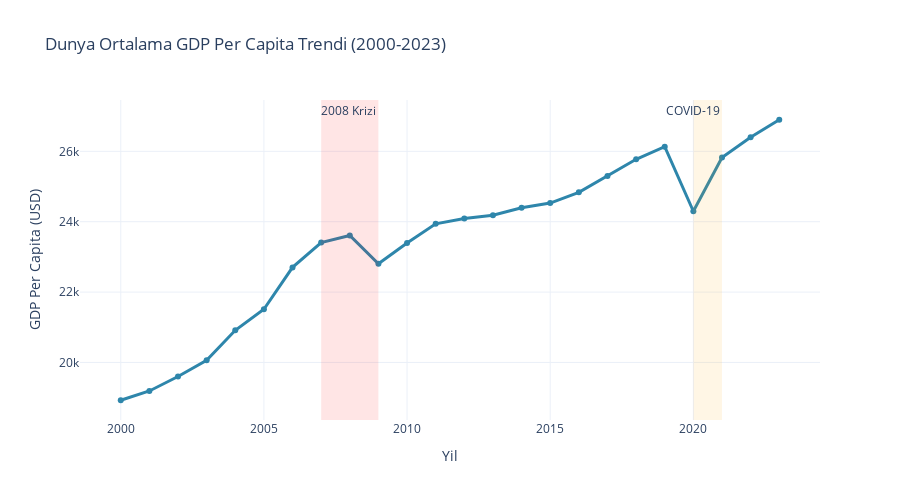

Notebook code for this chart:
### Code cell
# Dunya ortalamasini hesapla (2000 sonrasi icin)
df_2000_plus = df[df['Year'] >= 2000].copy()
world_avg_by_year = df_2000_plus.groupby('Year')[gdp_column].mean().reset_index()
world_avg_by_year.columns = ['Year', 'World_Average_GDP']

# Interactive line plot
fig = go.Figure()

fig.add_trace(go.Scatter(
    x=world_avg_by_year['Year'],
    y=world_avg_by_year['World_Average_GDP'],
    mode='lines+markers',
    name='Dunya Ortalamasi',
    line=dict(color='#2E86AB', width=3),
    marker=dict(size=6),
    hovertemplate='<b>Yil:</b> %{x}<br><b>GDP:</b> $%{y:,.0f}<extra></extra>'
))

# Kriz donemlerini vurgula
fig.add_vrect(x0=2007, x1=2009, fillcolor="red", opacity=0.1, line_width=0, annotation_text="2008 Krizi")
fig.add_vrect(x0=2020, x1=2021, fillcolor="orange", opacity=0.1, line_width=0, annotation_text="COVID-19")

fig.update_layout(
    title='Dunya Ortalama GDP Per Capita Trendi (2000-2023)',
    xaxis_title='Yil',
    yaxis_title='GDP Per Capita (USD)',
    height=500,
    hovermode='x unified'
)

fig.show()

# Key insights
start_gdp = world_avg_by_year['World_Average_GDP'].iloc[0]
end_gdp = world_avg_by_year['World_Average_GDP'].iloc[-1]
growth_rate = ((end_gdp - start_gdp) / start_gdp) * 100

print(f"\nKey Insights:")
print(f"2000 yili ortalama: ${start_gdp:,.0f}")
print(f"2023 yili ortalama: ${end_gdp:,.0f}")
print(f"Toplam buyume: %{growth_rate:.1f}")
print(f"Yillik ortalama buyume: %{growth_rate/23:.1f}")

### Figure 1 — Plotly figure (JSON) as saved in the notebook; plotly's stock layout.template omitted (floating-point values rounded to 4 significant figures)
{"data": [{"hovertemplate": "<b>Yil:</b> %{x}<br><b>GDP:</b> $%{y:,.0f}<extra></extra>", "line": {"color": "#2E86AB", "width": 3}, "marker": {"size": 6}, "mode": "lines+markers", "name": "Dunya Ortalamasi", "type": "scatter", "x": [2000, 2001, 2002, 2003, 2004, 2005, 2006, 2007, 2008, 2009, 2010, 2011, 2012, 2013, 2014, 2015, 2016, 2017, 2018, 2019, 2020, 2021, 2022, 2023], "y": [18930.0, 19190.0, 19600.0, 20060.0, 20910.0, 21510.0, 22700.0, 23410.0, 23610.0, 22800.0, 23390.0, 23940.0, 24090.0, 24180.0, 24400.0, 24530.0, 24830.0, 25300.0, 25770.0, 26130.0, 24300.0, 25820.0, 26400.0, 26900.0]}], "layout": {"annotations": [{"showarrow": false, "text": "2008 Krizi", "x": 2009, "xanchor": "right", "xref": "x", "y": 1, "yanchor": "top", "yref": "y domain"}, {"showarrow": false, "text": "COVID-19", "x": 2021, "xanchor": "right", "xref": "x", "y": 1, "yanchor": "top", "yref": "y domain"}], "height": 500, "hovermode": "x unified", "shapes": [{"fillcolor": "red", "line": {"width": 0}, "opacity": 0.1, "type": "rect", "x0": 2007, "x1": 2009, "xref": "x", "y0": 0, "y1": 1, "yref": "y domain"}, {"fillcolor": "orange", "line": {"width": 0}, "opacity": 0.1, "type": "rect", "x0": 2020, "x1": 2021, "xref": "x", "y0": 0, "y1": 1, "yref": "y domain"}], "title": {"text": "Dunya Ortalama GDP Per Capita Trendi (2000-2023)"}, "xaxis": {"title": {"text": "Yil"}}, "yaxis": {"title": {"text": "GDP Per Capita (USD)"}}}}
